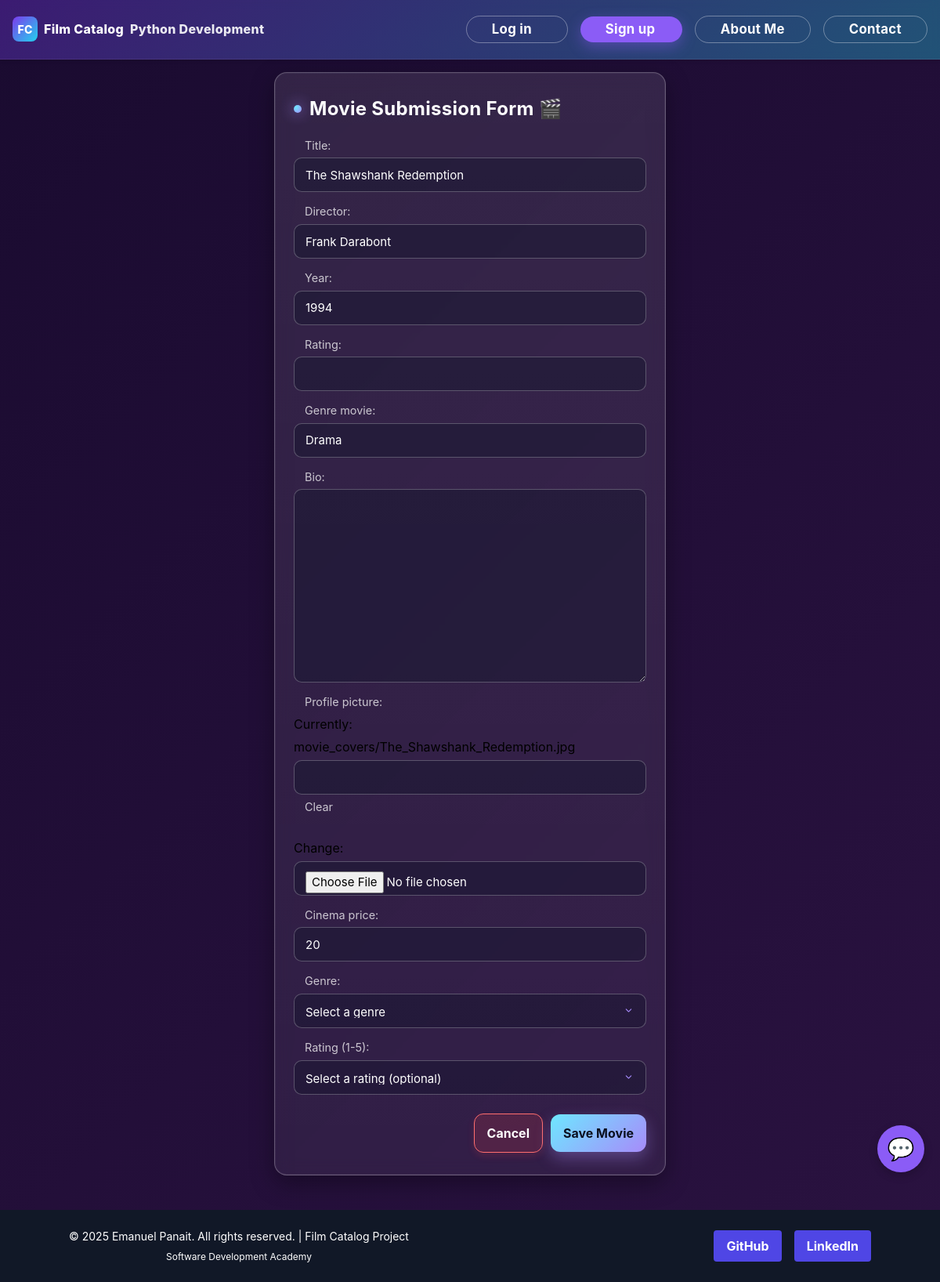
Page /update/1/ on the earlier database version.
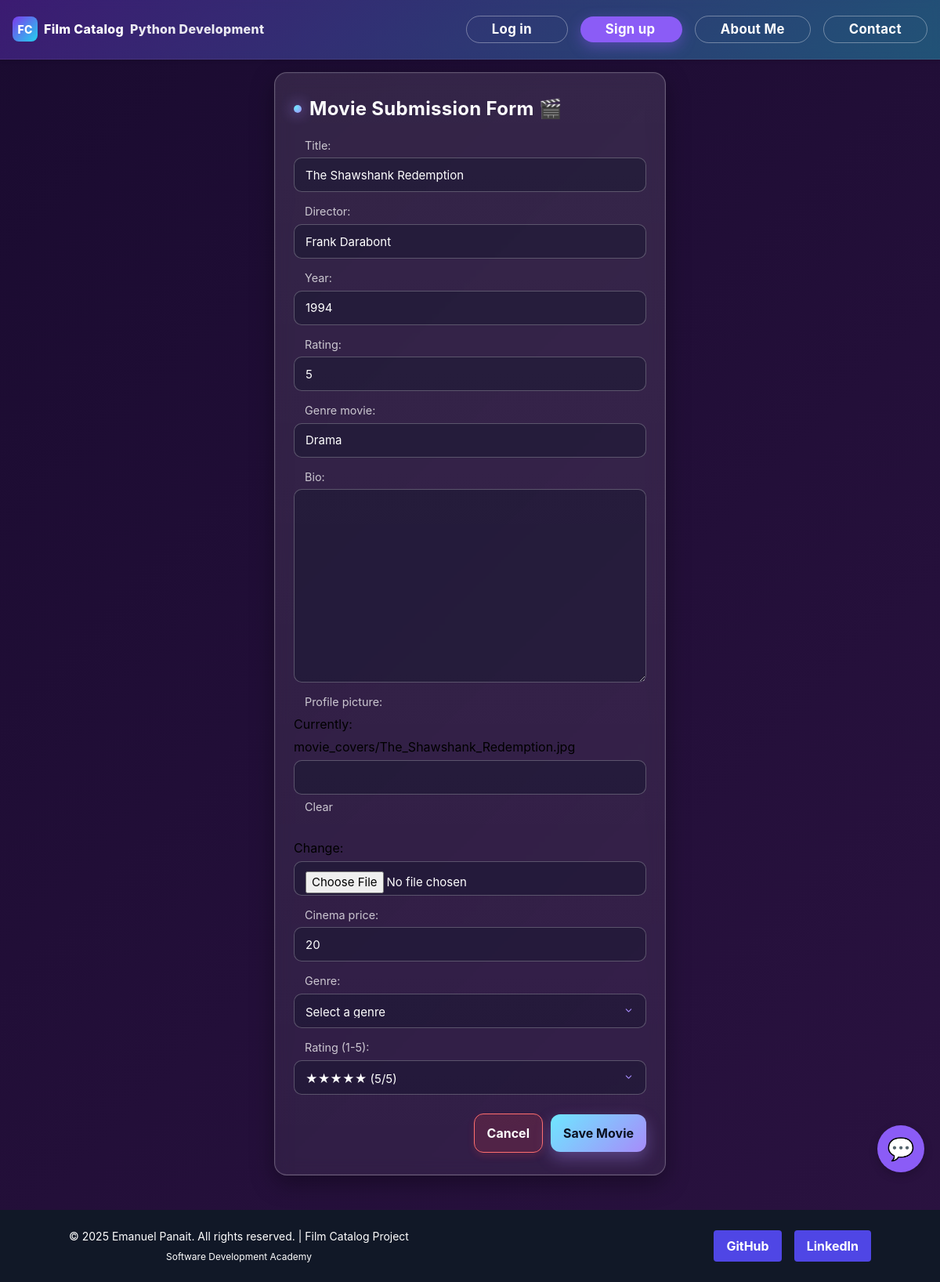
Same page on the later database version.
### viewer/models.py (models this page shows, shortened)
class Movie(models.Model):
    name = models.CharField(max_length=200)

### viewer/views.py (the view)
# urls.py: path('update/<int:pk>/', MovieUpdateView.as_view(), name='movie-update'),
class MovieUpdateView(UpdateView):
    model = Movie
    form_class = MovieForm
    template_name = 'movie_update.html'
    success_url = reverse_lazy("home")

### viewer/views.py
class MovieForm(forms.ModelForm):
    class Meta:
        model = Movie
        fields = _FORM_FIELDS

### Arch/movies/Templates/movie_update.html (shortened to what this page needs)
{% extends 'base.html' %}
{% load static %}
{% block content %}
<main role="main" class="grid place-items-center p-4" style="min-height: calc(100vh - 192px);">
    <div class="wrap">
        <div class="card">
            <h1 class="title"><span class="dot" aria-hidden="true"></span>Movie Submission Form 🎬</h1>
            <form method="post" enctype="multipart/form-data">
                {{ form.as_p }}
                <p>
                    <label for="genre">Genre:</label>
                    <select name="genre" id="genre" required>
                        <option value="" disabled selected>Select a genre</option>
                    </select>
                </p>
                <p>
                    <label for="rating">Rating (1-5):</label>
                    <select name="rating" id="rating">
                        <option value="" {% if not form.instance.rating %}selected{% endif %}>Select a rating (optional)</option>
                        <option value="5" {% if form.instance.rating == 5 %}selected{% endif %}>★★★★★ (5/5)</option>
                    </select>
                </p>
                <div class="actions">
                    <a href="{% url 'home' %}" class="button-cancel">Cancel</a>
                    <button type="submit">Save Movie</button>
                </div>
            </form>
        </div>
    </div>
</main>
{% endblock %}

Differences in the rows shown:
changed Movie "Frank Darabont": rating (not shown) → "5"; rating "Select a rating (optional)" → "★★★★★ (5/5)"
